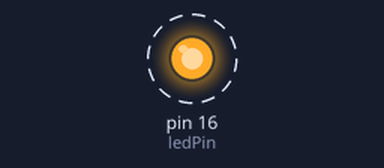
The program below on a simulated Raspberry Pi (header pin numbers). On the bench: output pins drawn as LEDs (lit = HIGH). Dashed ring = blinking. What the program prints to the terminal is not drawn.

Above: at 0.5 s.
Timing chart, 0 to 4.6 s (numbered marks = the images above):
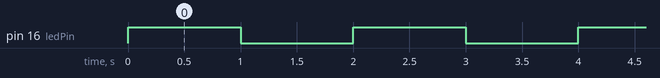

The program:

raspiGPIO.py
```python
#blink with RPi.GPIO library
import RPi.GPIO as GPIO
import time
ledPin = 16
GPIO.setmode(GPIO.BOARD)
GPIO.setwarnings(False)
GPIO.setup(ledPin,GPIO.OUT)

while True:
    GPIO.output(ledPin, GPIO.HIGH)
    print('LED ON')
    time.sleep(1)
    GPIO.output(ledPin, GPIO.LOW)
    print('LED OFF')
    time.sleep(1)
```

Measured:
- by itself, pin 16 (ledPin): alternates HIGH for 1.0 s and LOW for 1.0 s
